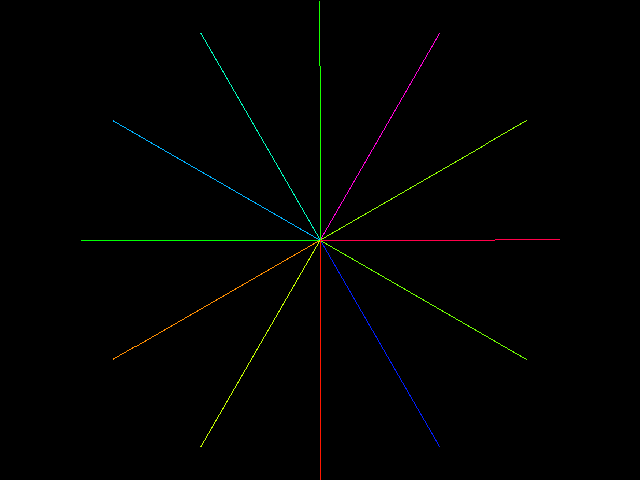
Frame 1 (no input)
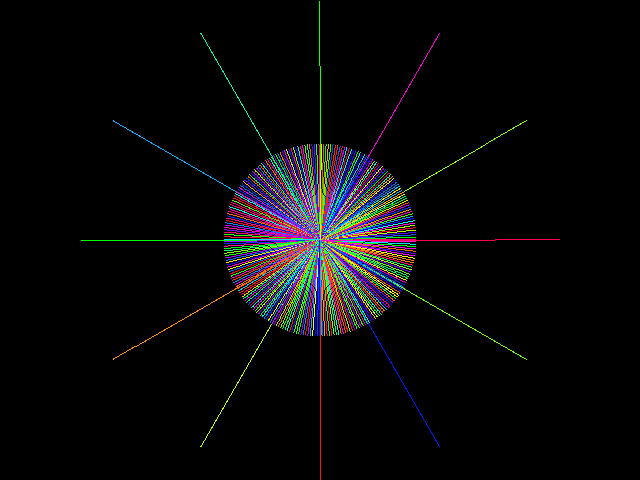
Frame 60 (the mouse pressed at the canvas centre just before this capture)
Frame 120 (the mouse held since frame 60 and released just before this capture): identical to frame 60, image omitted

The Processing sketch that drew these frames (run headless with seeded random() and noise(); from frame 60 on, the mouse is pressed at the canvas centre):

// Processing sketch: m02_ex05_disque_pixel
// ── m02_ex05_disque_pixel.pde
void setup() {
	size(640,480);
	colorMode(HSB,360,100,100);
	background(0);
	disque(width/2, height/2, height/2, 12);
}

void draw() {
}

void mousePressed() {
	background(0);
	disque(width/2, height/2, random(20, height/2), random(50,500));
}

void disque(float pos_x, float pos_y, float rayon, float num) {
	float ligne = 0;
	while(ligne < num) {
		ligne++;
		float direction = map(ligne,0,num,0,2*PI);
		float x = sin(direction);
		float y = cos(direction);
		float r = 0;
		int c = color(random(360),100,100);
		while(r < rayon) {
			set(int(x*r+pos_x) ,int(y*r+pos_y),c);
			r++;
		}
	} 
}
